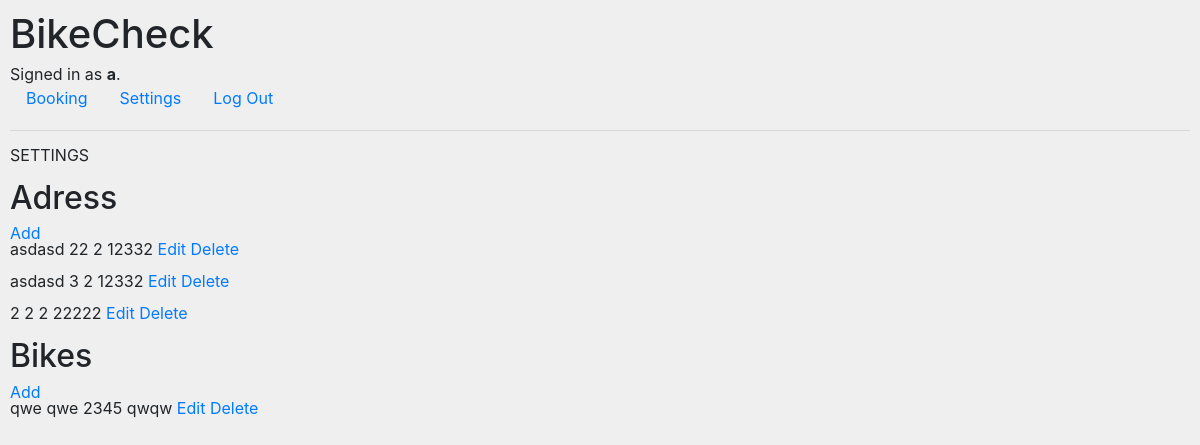
/account/ (signed in), run on an earlier commit of the app's database.
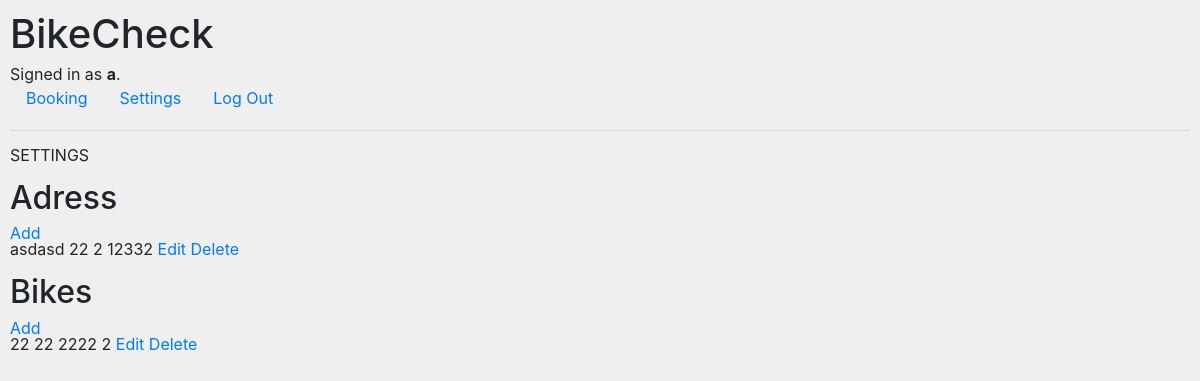
And on a later commit of the database.
### booking/models.py (models this page shows, shortened)
class Address(models.Model):
    city = models.CharField(max_length=80)
    street = models.CharField(max_length=100)
    street_number = models.CharField(max_length=10)
    postcode = models.CharField(max_length=5)
    store = models.ForeignKey(Store, on_delete=models.CASCADE, related_name="adress_store", null=True)
    user = models.ForeignKey(User, on_delete=models.CASCADE, related_name="adress_user" ,null=True)

class Bike(models.Model):
    brand = models.CharField(max_length=30)
    model = models.CharField(max_length=30)
    year = models.CharField(max_length=4)
    sn = models.CharField(max_length=30)
    owner = models.ForeignKey(User, on_delete=models.CASCADE, related_name="bike_user", primary_key=True)

### booking/views.py (the view)
@login_required
def account(request):
    context = {}
    adresses = Address.objects.filter(user = request.user.id)
    context['addresses'] = adresses
    bikes = Bike.objects.filter(owner = request.user.id)
    context['bikes'] = bikes
    return render(request, 'booking/account.html', context)

### booking/templates/booking/account.html
{% extends "booking/layout.html" %}
{% block body %}
<p>SETTINGS</p>
    <div>
    <h2>Adress</h2>
    <a href="add_address">Add</a>
    </div>
    {% for address in addresses %}
    <div class="address"><p>
        {{ address.city }}
        {{ address.street }}
        {{ address.street_number }}
        {{ address.postcode }}
        <a href="edit_address/{{ address.id }}">Edit</a>
        <a href="addressdelete/{{ address.id }}">Delete</a>
    </p></div>
    {% endfor %}
    <div>
    <h2>Bikes</h2>
    <a href="add_bike">Add</a>
    </div>
    {% for bike in bikes %}
      {{ bike.brand }}
      {{ bike.model }}
      {{ bike.year }}
      {{ bike.sn }}
        <a href="edit_bike/{{ bike.pk }}">Edit</a>
        <a href="bikedelete/{{ bike.pk }}">Delete</a>
    {% endfor %}
{% endblock %}

What changed in the data, as far as the page shows it:
removed Address: city "asdasd", street "3", street_number "2", postcode "12332"
removed Address: city "2", street "2", street_number "2", postcode "22222"
changed Bike: brand "qwe" → "22"; model "qwe" → "22"; year "2345" → "2222"; sn "qwqw" → "2"
